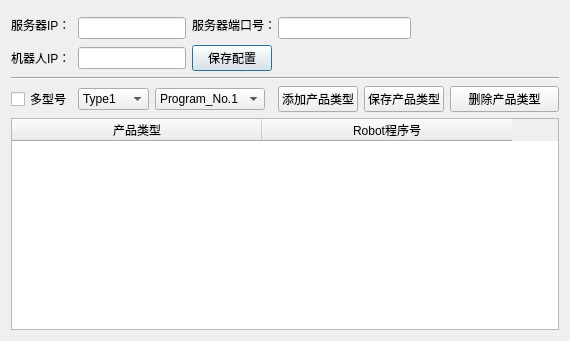
<?xml version="1.0" encoding="UTF-8"?>
<ui version="4.0">
 <class>RobotDialog</class>
 <widget class="QDialog" name="RobotDialog">
  <property name="geometry">
   <rect>
    <x>0</x>
    <y>0</y>
    <width>570</width>
    <height>341</height>
   </rect>
  </property>
  <property name="maximumSize">
   <size>
    <width>570</width>
    <height>16777215</height>
   </size>
  </property>
  <property name="windowTitle">
   <string>Robot配置</string>
  </property>
  <property name="windowIcon">
   <iconset resource="resource.qrc">
    <normaloff>:/res/Industrial_robot_32px.png</normaloff>:/res/Industrial_robot_32px.png</iconset>
  </property>
  <property name="layoutDirection">
   <enum>Qt::LeftToRight</enum>
  </property>
  <layout class="QGridLayout" name="gridLayout">
   <item row="0" column="0" rowspan="2">
    <widget class="QLabel" name="labelIPAddress">
     <property name="layoutDirection">
      <enum>Qt::RightToLeft</enum>
     </property>
     <property name="text">
      <string>服务器IP：</string>
     </property>
    </widget>
   </item>
   <item row="0" column="3" rowspan="2" colspan="2">
    <widget class="QLabel" name="labelPort">
     <property name="layoutDirection">
      <enum>Qt::RightToLeft</enum>
     </property>
     <property name="text">
      <string>服务器端口号：</string>
     </property>
    </widget>
   </item>
   <item row="0" column="6" rowspan="2">
    <spacer name="horizontalSpacer_6">
     <property name="orientation">
      <enum>Qt::Horizontal</enum>
     </property>
     <property name="sizeHint" stdset="0">
      <size>
       <width>90</width>
       <height>20</height>
      </size>
     </property>
    </spacer>
   </item>
   <item row="1" column="1" colspan="2">
    <widget class="QLineEdit" name="lineEditIPAddress">
     <property name="sizePolicy">
      <sizepolicy hsizetype="Fixed" vsizetype="Fixed">
       <horstretch>0</horstretch>
       <verstretch>0</verstretch>
      </sizepolicy>
     </property>
    </widget>
   </item>
   <item row="1" column="4" colspan="2">
    <widget class="QLineEdit" name="lineEditPort">
     <property name="sizePolicy">
      <sizepolicy hsizetype="Fixed" vsizetype="Fixed">
       <horstretch>0</horstretch>
       <verstretch>0</verstretch>
      </sizepolicy>
     </property>
     <property name="minimumSize">
      <size>
       <width>133</width>
       <height>0</height>
      </size>
     </property>
    </widget>
   </item>
   <item row="2" column="0">
    <widget class="QLabel" name="labelRobotIPAddress">
     <property name="layoutDirection">
      <enum>Qt::RightToLeft</enum>
     </property>
     <property name="text">
      <string>机器人IP：</string>
     </property>
    </widget>
   </item>
   <item row="2" column="1" colspan="2">
    <widget class="QLineEdit" name="lineEditRobotPAddress">
     <property name="sizePolicy">
      <sizepolicy hsizetype="Fixed" vsizetype="Fixed">
       <horstretch>0</horstretch>
       <verstretch>0</verstretch>
      </sizepolicy>
     </property>
    </widget>
   </item>
   <item row="2" column="3">
    <widget class="QPushButton" name="Setting">
     <property name="text">
      <string>保存配置</string>
     </property>
     <property name="icon">
      <iconset resource="resource.qrc">
       <normaloff>:/res/config_configuration_32px.png</normaloff>:/res/config_configuration_32px.png</iconset>
     </property>
    </widget>
   </item>
   <item row="2" column="4" colspan="3">
    <spacer name="horizontalSpacer_7">
     <property name="orientation">
      <enum>Qt::Horizontal</enum>
     </property>
     <property name="sizeHint" stdset="0">
      <size>
       <width>262</width>
       <height>21</height>
      </size>
     </property>
    </spacer>
   </item>
   <item row="3" column="0" colspan="7">
    <widget class="Line" name="line">
     <property name="orientation">
      <enum>Qt::Horizontal</enum>
     </property>
    </widget>
   </item>
   <item row="4" column="0">
    <widget class="QCheckBox" name="checkBox_TypeEnable">
     <property name="text">
      <string>多型号</string>
     </property>
    </widget>
   </item>
   <item row="4" column="1">
    <widget class="QComboBox" name="comboBoxType">
     <property name="minimumSize">
      <size>
       <width>60</width>
       <height>0</height>
      </size>
     </property>
     <item>
      <property name="text">
       <string>Type1</string>
      </property>
     </item>
     <item>
      <property name="text">
       <string>Type2</string>
      </property>
     </item>
     <item>
      <property name="text">
       <string>Type3</string>
      </property>
     </item>
     <item>
      <property name="text">
       <string>Type4</string>
      </property>
     </item>
     <item>
      <property name="text">
       <string>Type5</string>
      </property>
     </item>
     <item>
      <property name="text">
       <string>Type6</string>
      </property>
     </item>
     <item>
      <property name="text">
       <string>Type7</string>
      </property>
     </item>
     <item>
      <property name="text">
       <string>Type8</string>
      </property>
     </item>
     <item>
      <property name="text">
       <string>Type9</string>
      </property>
     </item>
     <item>
      <property name="text">
       <string>Type10</string>
      </property>
     </item>
     <item>
      <property name="text">
       <string>Type11</string>
      </property>
     </item>
     <item>
      <property name="text">
       <string>Type12</string>
      </property>
     </item>
     <item>
      <property name="text">
       <string>Type13</string>
      </property>
     </item>
     <item>
      <property name="text">
       <string>Type14</string>
      </property>
     </item>
     <item>
      <property name="text">
       <string>Type15</string>
      </property>
     </item>
     <item>
      <property name="text">
       <string>Type16</string>
      </property>
     </item>
     <item>
      <property name="text">
       <string>Type17</string>
      </property>
     </item>
     <item>
      <property name="text">
       <string>Type18</string>
      </property>
     </item>
     <item>
      <property name="text">
       <string>Type19</string>
      </property>
     </item>
     <item>
      <property name="text">
       <string>Type20</string>
      </property>
     </item>
    </widget>
   </item>
   <item row="4" column="2" colspan="2">
    <widget class="QComboBox" name="comboBoxPro_Num">
     <property name="minimumSize">
      <size>
       <width>110</width>
       <height>0</height>
      </size>
     </property>
     <property name="maximumSize">
      <size>
       <width>110</width>
       <height>16777215</height>
      </size>
     </property>
     <item>
      <property name="text">
       <string>Program_No.1</string>
      </property>
     </item>
     <item>
      <property name="text">
       <string>Program_No.2</string>
      </property>
     </item>
     <item>
      <property name="text">
       <string>Program_No.3</string>
      </property>
     </item>
     <item>
      <property name="text">
       <string>Program_No.4</string>
      </property>
     </item>
     <item>
      <property name="text">
       <string>Program_No.5</string>
      </property>
     </item>
     <item>
      <property name="text">
       <string>Program_No.6</string>
      </property>
     </item>
     <item>
      <property name="text">
       <string>Program_No.7</string>
      </property>
     </item>
     <item>
      <property name="text">
       <string>Program_No.8</string>
      </property>
     </item>
     <item>
      <property name="text">
       <string>Program_No.9</string>
      </property>
     </item>
     <item>
      <property name="text">
       <string>Program_No.10</string>
      </property>
     </item>
     <item>
      <property name="text">
       <string>Program_No.11</string>
      </property>
     </item>
     <item>
      <property name="text">
       <string>Program_No.12</string>
      </property>
     </item>
     <item>
      <property name="text">
       <string>Program_No.13</string>
      </property>
     </item>
     <item>
      <property name="text">
       <string>Program_No.14</string>
      </property>
     </item>
     <item>
      <property name="text">
       <string>Program_No.15</string>
      </property>
     </item>
     <item>
      <property name="text">
       <string>Program_No.16</string>
      </property>
     </item>
     <item>
      <property name="text">
       <string>Program_No.17</string>
      </property>
     </item>
     <item>
      <property name="text">
       <string>Program_No.18</string>
      </property>
     </item>
     <item>
      <property name="text">
       <string>Program_No.19</string>
      </property>
     </item>
     <item>
      <property name="text">
       <string>Program_No.20</string>
      </property>
     </item>
    </widget>
   </item>
   <item row="4" column="4">
    <widget class="QPushButton" name="pushButtonAddType">
     <property name="text">
      <string>添加产品类型</string>
     </property>
    </widget>
   </item>
   <item row="4" column="5">
    <widget class="QPushButton" name="pushButtonSaveType">
     <property name="text">
      <string>保存产品类型</string>
     </property>
    </widget>
   </item>
   <item row="4" column="6">
    <widget class="QPushButton" name="pushButtonDelType">
     <property name="text">
      <string>删除产品类型</string>
     </property>
    </widget>
   </item>
   <item row="5" column="0" colspan="7">
    <widget class="QTableWidget" name="tableWidgetRobotType">
     <property name="editTriggers">
      <set>QAbstractItemView::NoEditTriggers</set>
     </property>
     <attribute name="horizontalHeaderDefaultSectionSize">
      <number>250</number>
     </attribute>
     <column>
      <property name="text">
       <string>产品类型</string>
      </property>
     </column>
     <column>
      <property name="text">
       <string>Robot程序号</string>
      </property>
     </column>
    </widget>
   </item>
  </layout>
 </widget>
 <tabstops>
  <tabstop>lineEditIPAddress</tabstop>
  <tabstop>lineEditPort</tabstop>
  <tabstop>lineEditRobotPAddress</tabstop>
  <tabstop>tableWidgetRobotType</tabstop>
 </tabstops>
 <resources>
  <include location="resource.qrc"/>
 </resources>
 <connections/>
</ui>
